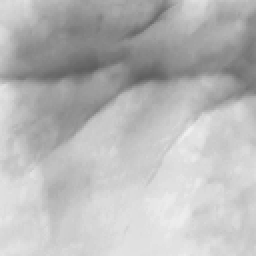
#> input picture LMTrP/86.bmp, 128 x 128 px (shown 2 times larger)
$ python -i create_dataset.py   (imports and definitions only)
#> lines starting #> are read from the running program, lines starting #| are printed output that depends on the picture
#> further down, picture is the input picture: shape (128, 128, 3); min 94, max 240, mean 184.3
import cv2
import os

from ctypes import sizeof
from tkinter import W
import numpy as np
import cv2
import mediapipe as mp
mp_drawing = mp.solutions.drawing_utils
mp_drawing_styles = mp.solutions.drawing_styles
mp_hands = mp.solutions.hands
import os

def IncreaseContrast(img):
    lab= cv2.cvtColor(img, cv2.COLOR_BGR2LAB)
#> lab: shape (128, 128, 3); mean of channels 0, 1, 2 190.6, 128, 128
    l_channel, a, b = cv2.split(lab)
#> a: shape (128, 128); every value is 128

    # Applying CLAHE to L-channel
    # feel free to try different values for the limit and grid size:
    clahe = cv2.createCLAHE(clipLimit=2.0, tileGridSize=(8,8))
    cl = clahe.apply(l_channel)
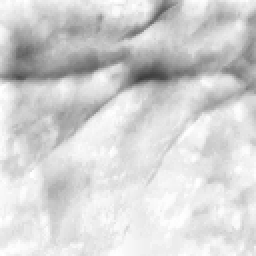
#> cl: shape (128, 128) (shown 2 times larger); min 62, max 255, mean 211.4

    # merge the CLAHE enhanced L-channel with the a and b channel
    limg = cv2.merge((cl,a,b))
#> limg: shape (128, 128, 3); mean of channels 0, 1, 2 211.4, 128, 128

    # Converting image from LAB Color model to BGR color spcae
    enhanced_img = cv2.cvtColor(limg, cv2.COLOR_LAB2BGR)

    # Stacking the original image with the enhanced image
    #result = np.hstack((img, enhanced_img))
    return enhanced_img

# [167 lines left out: function start_capture, not called in this run]

input_dir = './data/'
output_dir = './output'

# [1 line that did not run here, left out]

# [15 lines not run here, left out]
# start_capture()

>>> import cv2
>>> picture = cv2.imread('LMTrP/86.bmp')
>>> result = IncreaseContrast(picture)
